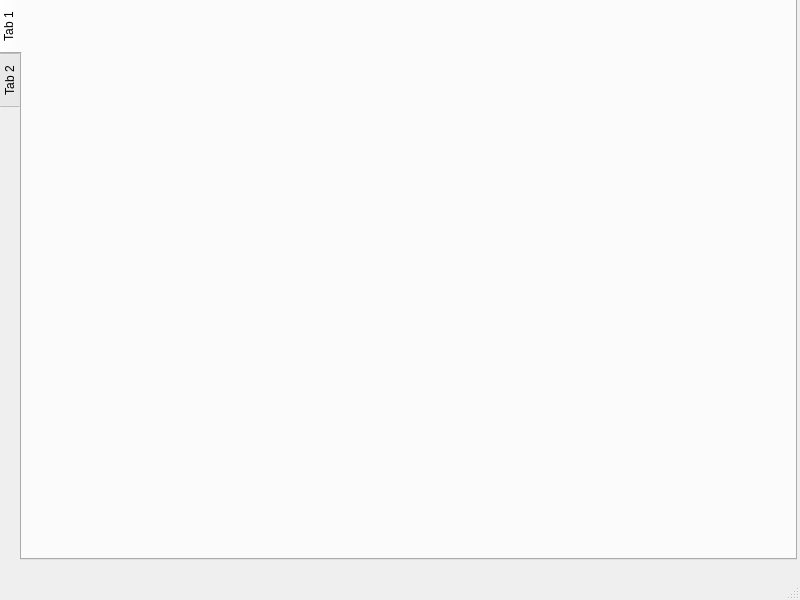
<?xml version="1.0" encoding="UTF-8"?>
<ui version="4.0">
 <class>MainWindow</class>
 <widget class="QMainWindow" name="MainWindow">
  <property name="geometry">
   <rect>
    <x>0</x>
    <y>0</y>
    <width>800</width>
    <height>600</height>
   </rect>
  </property>
  <property name="windowTitle">
   <string>MainWindow</string>
  </property>
  <widget class="QWidget" name="centralwidget">
   <widget class="QTabWidget" name="tabWidget">
    <property name="geometry">
     <rect>
      <x>-4</x>
      <y>-1</y>
      <width>801</width>
      <height>561</height>
     </rect>
    </property>
    <property name="sizePolicy">
     <sizepolicy hsizetype="Expanding" vsizetype="Expanding">
      <horstretch>0</horstretch>
      <verstretch>0</verstretch>
     </sizepolicy>
    </property>
    <property name="tabPosition">
     <enum>QTabWidget::West</enum>
    </property>
    <property name="tabShape">
     <enum>QTabWidget::Rounded</enum>
    </property>
    <property name="elideMode">
     <enum>Qt::ElideNone</enum>
    </property>
    <property name="documentMode">
     <bool>false</bool>
    </property>
    <widget class="QWidget" name="tab">
     <attribute name="title">
      <string>Tab 1</string>
     </attribute>
    </widget>
    <widget class="QWidget" name="tab_2">
     <attribute name="title">
      <string>Tab 2</string>
     </attribute>
    </widget>
   </widget>
  </widget>
  <widget class="QMenuBar" name="menubar">
   <property name="geometry">
    <rect>
     <x>0</x>
     <y>0</y>
     <width>800</width>
     <height>22</height>
    </rect>
   </property>
  </widget>
  <widget class="QStatusBar" name="statusbar"/>
 </widget>
 <resources/>
 <connections/>
</ui>
